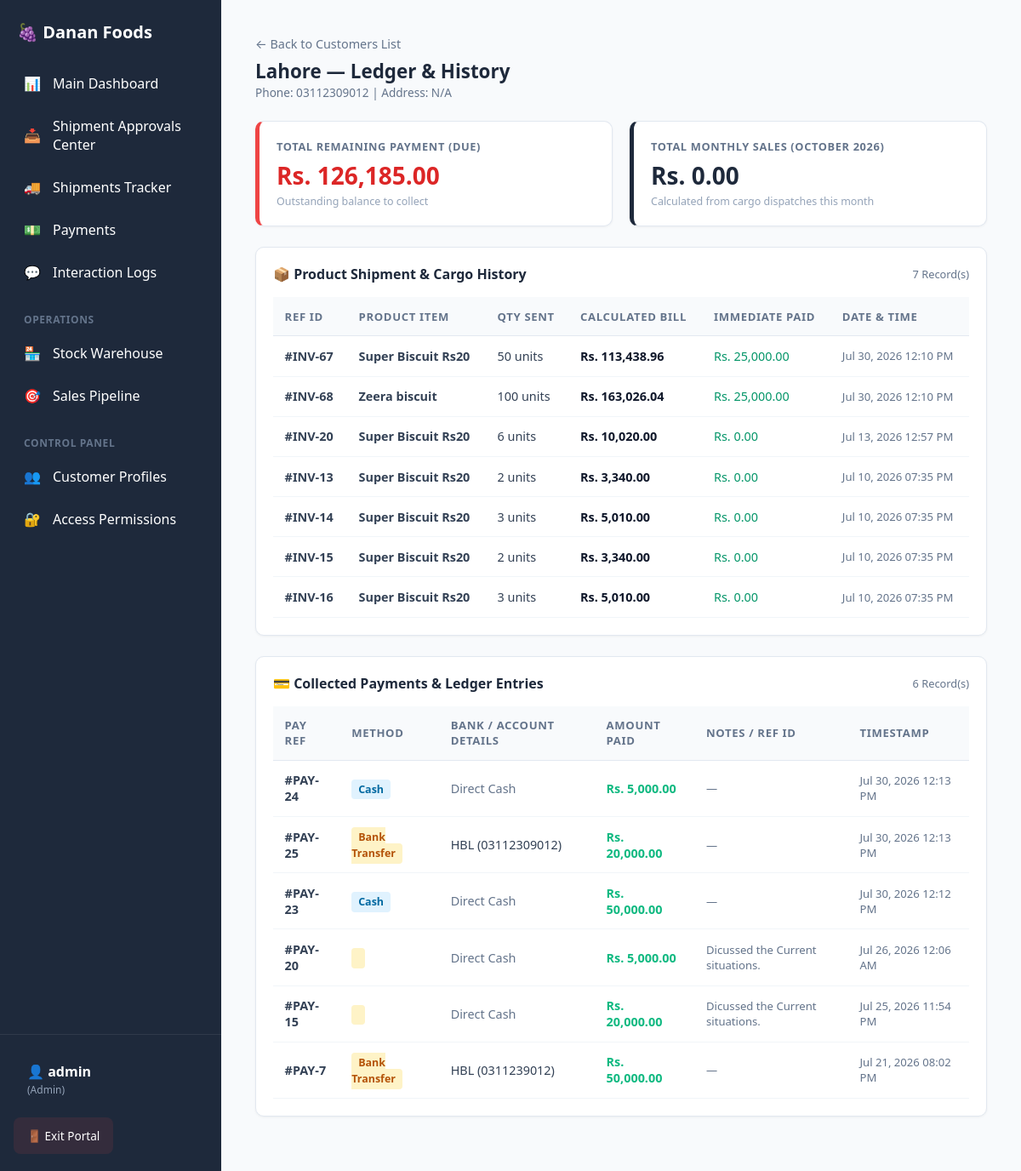
Screenshot of /customer-details.php?id=10 (signed in) with the database file from the repository.
### tables this page shows
CREATE TABLE `customers` (
  `id` int(11) NOT NULL,
  `full_name` varchar(100) NOT NULL,
  `email` varchar(100) NOT NULL,
  `username` varchar(50) DEFAULT NULL,
  `password` varchar(255) DEFAULT NULL,
  `raw_password_text` varchar(100) DEFAULT NULL,
  `phone` varchar(20) DEFAULT NULL,
  `address` text DEFAULT NULL,
  `assigned_agent_id` int(11) DEFAULT NULL,
  `created_at` timestamp NULL DEFAULT current_timestamp(),
  `total_balance_due` decimal(10,2) NOT NULL DEFAULT 0.00
);

CREATE TABLE `product_shipments` (
  `id` int(11) NOT NULL,
  `shipment_group_id` varchar(50) DEFAULT NULL,
  `customer_id` int(11) NOT NULL,
  `product_id` int(11) NOT NULL,
  `quantity_sent` int(11) NOT NULL,
  `total_bill` decimal(10,2) NOT NULL,
  `amount_paid` decimal(10,2) NOT NULL DEFAULT 0.00,
  `shipment_date` timestamp NULL DEFAULT current_timestamp(),
  `truck_number` varchar(50) DEFAULT NULL,
  `builty_no` varchar(50) DEFAULT NULL,
  `driver_no` varchar(50) DEFAULT NULL,
  `transport_goods_name` varchar(100) DEFAULT NULL,
  `loading_price` decimal(10,2) DEFAULT 0.00
);

CREATE TABLE `inventory` (
  `id` int(11) NOT NULL,
  `product_name` varchar(100) NOT NULL,
  `sku` varchar(50) NOT NULL,
  `available_stock` int(11) NOT NULL DEFAULT 0,
  `unit_price` decimal(10,2) NOT NULL DEFAULT 0.00,
  `fair_price` decimal(10,2) NOT NULL DEFAULT 0.00,
  `updated_at` timestamp NULL DEFAULT current_timestamp() ON UPDATE current_timestamp(),
  `price` decimal(10,2) DEFAULT 0.00
);

CREATE TABLE `customer_payments` (
  `id` int(11) NOT NULL,
  `payment_group_id` bigint(20) DEFAULT NULL,
  `customer_id` int(11) NOT NULL,
  `payment_method` enum('Cash','Bank Transfer','Bank Cheque') NOT NULL DEFAULT 'Cash',
  `bank_account_id` int(11) DEFAULT NULL,
  `cheque_number` varchar(100) DEFAULT NULL,
  `cheque_date` date DEFAULT NULL,
  `amount_paid` decimal(12,2) NOT NULL,
  `status` enum('Cleared','Hold','Bounced','Cancelled') NOT NULL DEFAULT 'Cleared',
  `payment_date` datetime DEFAULT current_timestamp(),
  `notes` varchar(255) DEFAULT NULL,
  `user_id` int(11) NOT NULL
);

CREATE TABLE `bank_accounts` (
  `id` int(11) NOT NULL,
  `bank_name` varchar(100) NOT NULL,
  `account_title` varchar(100) NOT NULL,
  `account_number` varchar(100) NOT NULL,
  `status` enum('Active','Inactive') DEFAULT 'Active',
  `created_at` timestamp NULL DEFAULT current_timestamp()
);

### customer-details.php (the view, shortened to what this page needs)
<?php
require_once 'config/db.php';
require_once 'includes/header.php';
$customer_id = isset($_GET['id']) ? intval($_GET['id']) : 0;
$stmt = $pdo->prepare("SELECT * FROM customers WHERE id = ?");
$stmt->execute([$customer_id]);
$customer = $stmt->fetch();
$total_remaining_balance = $customer['total_balance_due'];
$sales_stmt = $pdo->prepare("
    SELECT COALESCE(SUM(total_bill), 0) AS monthly_sales
    FROM product_shipments
    WHERE customer_id = ?
      AND MONTH(shipment_date) = MONTH(CURRENT_DATE())
      AND YEAR(shipment_date) = YEAR(CURRENT_DATE())
");
$sales_stmt->execute([$customer_id]);
$monthly_sales = $sales_stmt->fetchColumn();
$shipment_stmt = $pdo->prepare("
    SELECT s.*, p.product_name, p.unit_price
    FROM product_shipments s
    JOIN inventory p ON s.product_id = p.id
    WHERE s.customer_id = ?
    ORDER BY s.shipment_date DESC
");
$shipment_stmt->execute([$customer_id]);
$shipment_history = $shipment_stmt->fetchAll();
$payment_stmt = $pdo->prepare("
    SELECT p.*, b.bank_name, b.account_number
    FROM customer_payments p
    LEFT JOIN bank_accounts b ON p.bank_account_id = b.id
    WHERE p.customer_id = ?
    ORDER BY p.payment_date DESC
");
$payment_stmt->execute([$customer_id]);
$payment_history = $payment_stmt->fetchAll();
?>
<div class="customer-detail-wrapper">
    <div style="display: flex; justify-content: space-between; align-items: center; margin-bottom: 1.5rem; flex-wrap: wrap; gap: 1rem;">
        <div>
            <a href="customers.php" style="text-decoration: none; color: #64748b; font-size: 0.9rem;">← Back to Customers List</a>
            <h2 class="section-title" style="color: var(--primary-color); margin-top: 0.4rem; font-size: 1.4rem;"><?php echo htmlspecialchars($customer['full_name']); ?> — Ledger & History</h2>
            <p style="color: #64748b; margin: 0; font-size: 0.85rem;">Phone: <?php echo htmlspecialchars($customer['phone'] ?? 'N/A'); ?> | Address: <?php echo htmlspecialchars($customer['address'] ?? 'N/A'); ?></p>
        </div>
    </div>
    <div style="display: grid; grid-template-columns: repeat(auto-fit, minmax(260px, 1fr)); gap: 1.25rem; margin-bottom: 1.5rem;">
        <div class="cd-card" style="margin-bottom: 0; border-left: 5px solid <?php echo $total_remaining_balance > 0 ? '#ef4444' : '#10b981'; ?>;">
            <div style="font-size: 0.8rem; color: #64748b; text-transform: uppercase; letter-spacing: 0.05em; font-weight: 600;">Total Remaining Payment (Due)</div>
            <div style="font-size: 1.75rem; font-weight: 700; color: <?php echo $total_remaining_balance > 0 ? '#dc2626' : '#059669'; ?>; margin-top: 0.35rem;">
                Rs. <?php echo number_format($total_remaining_balance, 2); ?>
            </div>
            <div style="font-size: 0.78rem; color: #94a3b8; margin-top: 0.2rem;">
                <?php echo $total_remaining_balance > 0 ? 'Outstanding balance to collect' : 'Account balance cleared'; ?>
            </div>
        </div>
        <div class="cd-card" style="margin-bottom: 0; border-left: 5px solid var(--primary-color);">
            <div style="font-size: 0.8rem; color: #64748b; text-transform: uppercase; letter-spacing: 0.05em; font-weight: 600;">Total Monthly Sales (<?php echo date('F Y'); ?>)</div>
            <div style="font-size: 1.75rem; font-weight: 700; color: var(--primary-color); margin-top: 0.35rem;">
                Rs. <?php echo number_format($monthly_sales, 2); ?>
            </div>
            <div style="font-size: 0.78rem; color: #94a3b8; margin-top: 0.2rem;">
                Calculated from cargo dispatches this month
            </div>
        </div>
    </div>
    <div class="cd-card">
        <div style="display: flex; justify-content: space-between; align-items: center; margin-bottom: 1rem;">
            <span style="font-weight: 600; color: var(--text-primary);">📦 Product Shipment & Cargo History</span>
            <span style="font-size: 0.8rem; color: var(--text-muted);"><?php echo count($shipment_history); ?> Record(s)</span>
        </div>
        <div style="overflow-x: auto;">
            <table class="cd-table">
                <thead>
                    <tr>
                        <th>Ref ID</th>
                        <th>Product Item</th>
                        <th>Qty Sent</th>
                        <th>Calculated Bill</th>
                        <th>Immediate Paid</th>
                        <th>Date & Time</th>
                    </tr>
                </thead>
                <tbody>
                    <?php if (!empty($shipment_history)): ?>
                        <?php foreach($shipment_history as $s): ?>
                        <tr>
                            <td data-label="Ref ID" style="font-weight:600;">#INV-<?php echo $s['id']; ?></td>
                            <td data-label="Product"><strong><?php echo htmlspecialchars($s['product_name']); ?></strong></td>
                            <td data-label="Qty Sent"><?php echo $s['quantity_sent']; ?> units</td>
                            <td data-label="Calculated Bill" style="font-weight:600; color:#0f172a;">Rs. <?php echo number_format($s['total_bill'], 2); ?></td>
                            <td data-label="Immediate Paid" style="color: #059669;">Rs. <?php echo number_format($s['amount_paid'], 2); ?></td>
                            <td data-label="Date & Time" style="font-size:0.82rem; color:#64748b;"><?php echo date('M d, Y h:i A', strtotime($s['shipment_date'])); ?></td>
                        </tr>
                        <?php endforeach; ?>
                    <?php else: ?>
                        <tr>
                            <td colspan="6" style="text-align:center; padding: 1.5rem; color:#94a3b8;">No cargo shipments recorded for this customer yet.</td>
                        </tr>
                    <?php endif; ?>
                </tbody>
            </table>
        </div>
    </div>
    <div class="cd-card">
        <div style="display: flex; justify-content: space-between; align-items: center; margin-bottom: 1rem;">
            <span style="font-weight: 600; color: var(--text-primary);">💳 Collected Payments & Ledger Entries</span>
            <span style="font-size: 0.8rem; color: var(--text-muted);"><?php echo count($payment_history); ?> Record(s)</span>
        </div>
        <div style="overflow-x: auto;">
            <table class="cd-table">
                <thead>
                    <tr>
                        <th>Pay Ref</th>
                        <th>Method</th>
                        <th>Bank / Account Details</th>
                        <th>Amount Paid</th>
                        <th>Notes / Ref ID</th>
                        <th>Timestamp</th>
                    </tr>
                </thead>
                <tbody>
                    <?php if (!empty($payment_history)): ?>
                        <?php foreach($payment_history as $p): ?>
                        <tr>
                            <td data-label="Pay Ref" style="font-weight:600;">#PAY-<?php echo $p['id']; ?></td>
                            <td data-label="Method">
                                <span style="padding: 0.2rem 0.5rem; border-radius: 4px; font-size: 0.78rem; font-weight: 600; background: <?php echo $p['payment_method'] === 'Cash' ? '#e0f2fe; color:#0369a1;' : '#fef3c7; color:#b45309;'; ?>">
                                    <?php echo $p['payment_method']; ?>
                                </span>
                            </td>
                            <td data-label="Bank Details">
                                <?php if (($p['payment_method'] === 'Bank Transfer' || $p['payment_method'] === 'Bank Cheque') && !empty($p['bank_name'])): ?>
                                    <?php echo htmlspecialchars($p['bank_name']); ?> (<?php echo htmlspecialchars($p['account_number']); ?>)
                                <?php else: ?>
                                    <span style="color: #64748b;">Direct Cash</span>
                                <?php endif; ?>
                            </td>
                            <td data-label="Amount Paid" style="font-weight:700; color:#10b981;">Rs. <?php echo number_format($p['amount_paid'], 2); ?></td>
                            <td data-label="Notes" style="font-size:0.82rem; color:#64748b;"><?php echo !empty($p['notes']) ? htmlspecialchars($p['notes']) : '—'; ?></td>
                            <td data-label="Timestamp" style="font-size:0.82rem; color:#64748b;"><?php echo date('M d, Y h:i A', strtotime($p['payment_date'])); ?></td>
                        </tr>
                        <?php endforeach; ?>
                    <?php else: ?>
                        <tr>
                            <td colspan="6" style="text-align:center; padding: 1.5rem; color:#94a3b8;">No payment entries recorded for this customer yet.</td>
                        </tr>
                    <?php endif; ?>
                </tbody>
            </table>
        </div>
    </div>
</div>
<?php require_once 'includes/footer.php'; ?>

### assets/css/style.css (style rules this page uses)
:root { --primary-color: #1e293b; --accent-color: #6366f1; --success-color: #10b981; --warning-color: #f59e0b; --danger-color: #ef4444; --bg-color: #f8fafc; --sidebar-width: 260px; --topbar-height: 60px; }
* { box-sizing: border-box; margin: 0; padding: 0; }
body { min-height: 100vh; font-family: system-ui, -apple-system, sans-serif; background-color: var(--bg-color) !important; color: #334155; overflow-x: hidden; display: flex; margin: 0; }

### customer-details.php (style rules this page uses)
:root { --card-bg: #ffffff; --border-color: #e2e8f0; --text-primary: #1e293b; --text-muted: #64748b; --primary-blue: #3b82f6; --accent-green: #10b981; --accent-red: #ef4444; }
.customer-detail-wrapper { max-width: 1200px; margin: 0 auto; font-family: inherit; }
.cd-card { background: var(--card-bg); border: 1px solid var(--border-color); border-radius: 10px; padding: 1.25rem; margin-bottom: 1.5rem; box-shadow: 0 1px 3px rgba(0,0,0,0.05); }
.cd-table { width: 100%; border-collapse: separate; border-spacing: 0; }
.cd-table th { background: #f8fafc; color: var(--text-muted); font-size: 0.82rem; text-transform: uppercase; letter-spacing: 0.05em; padding: 0.85rem; border-bottom: 1px solid var(--border-color); text-align: left; }
.cd-table td { padding: 0.85rem; border-bottom: 1px solid #f1f5f9; vertical-align: middle; font-size: 0.9rem; }

### rows the page displays
customers: full_name "Lahore", phone "03112309012", address "N/A", total_balance_due "126,185.00"
product_shipments: id "67", product.product_name "Super Biscuit Rs20", quantity_sent "50", total_bill "113,438.96", amount_paid "25,000.00", shipment_date "Jul 30, 2026 12:10 PM"
product_shipments: id "68", product.product_name "Zeera biscuit", quantity_sent "100", total_bill "163,026.04", amount_paid "25,000.00", shipment_date "Jul 30, 2026 12:10 PM"
product_shipments: id "20", product.product_name "Super Biscuit Rs20", quantity_sent "6", total_bill "10,020.00", amount_paid "0.00", shipment_date "Jul 13, 2026 12:57 PM"
product_shipments: id "13", product.product_name "Super Biscuit Rs20", quantity_sent "2", total_bill "3,340.00", amount_paid "0.00", shipment_date "Jul 10, 2026 07:35 PM"
product_shipments: id "14", product.product_name "Super Biscuit Rs20", quantity_sent "3", total_bill "5,010.00", amount_paid "0.00", shipment_date "Jul 10, 2026 07:35 PM"
product_shipments: id "15", product.product_name "Super Biscuit Rs20", quantity_sent "2", total_bill "3,340.00", amount_paid "0.00", shipment_date "Jul 10, 2026 07:35 PM"
product_shipments: id "16", product.product_name "Super Biscuit Rs20", quantity_sent "3", total_bill "5,010.00", amount_paid "0.00", shipment_date "Jul 10, 2026 07:35 PM"
customer_payments: id "24", payment_method "Cash", shows "Direct Cash", amount_paid "5,000.00", payment_date "Jul 30, 2026 12:13 PM"
customer_payments: id "25", payment_method "Bank Transfer", bank_account.bank_name "HBL", bank_account.account_number "03112309012", amount_paid "20,000.00", payment_date "Jul 30, 2026 12:13 PM"
customer_payments: id "23", payment_method "Cash", shows "Direct Cash", amount_paid "50,000.00", payment_date "Jul 30, 2026 12:12 PM"
customer_payments: id "20", payment_method "Direct Cash", amount_paid "5,000.00", notes "Dicussed the Current situations.", payment_date "Jul 26, 2026 12:06 AM"
customer_payments: id "15", payment_method "Direct Cash", amount_paid "20,000.00", notes "Dicussed the Current situations.", payment_date "Jul 25, 2026 11:54 PM"
customer_payments: id "7", payment_method "Bank Transfer", bank_account.bank_name "HBL", bank_account.account_number "0311239012", amount_paid "50,000.00", payment_date "Jul 21, 2026 08:02 PM"

### other values shown
$username "admin"
$current_role "Admin"
$monthly_sales "0.00"
count($shipment_history) "7"
count($payment_history) "6"
